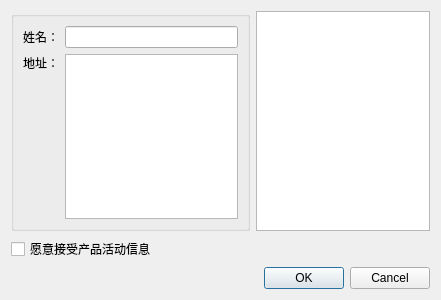
<?xml version="1.0" encoding="UTF-8"?>
<ui version="4.0">
 <class>OrderDialog</class>
 <widget class="QDialog" name="OrderDialog">
  <property name="geometry">
   <rect>
    <x>0</x>
    <y>0</y>
    <width>441</width>
    <height>300</height>
   </rect>
  </property>
  <property name="windowTitle">
   <string>Dialog</string>
  </property>
  <layout class="QGridLayout" name="gridLayout_2">
   <item row="0" column="0">
    <widget class="QGroupBox" name="groupBox">
     <property name="title">
      <string/>
     </property>
     <layout class="QGridLayout" name="gridLayout">
      <item row="1" column="1" rowspan="2">
       <widget class="QTextEdit" name="textEditAddress"/>
      </item>
      <item row="2" column="0">
       <spacer name="verticalSpacer">
        <property name="orientation">
         <enum>Qt::Vertical</enum>
        </property>
        <property name="sizeHint" stdset="0">
         <size>
          <width>20</width>
          <height>178</height>
         </size>
        </property>
       </spacer>
      </item>
      <item row="0" column="0">
       <widget class="QLabel" name="label">
        <property name="text">
         <string>姓名：</string>
        </property>
       </widget>
      </item>
      <item row="1" column="0">
       <widget class="QLabel" name="label_2">
        <property name="text">
         <string>地址：</string>
        </property>
       </widget>
      </item>
      <item row="0" column="1">
       <widget class="QLineEdit" name="lineEditName"/>
      </item>
     </layout>
    </widget>
   </item>
   <item row="0" column="1">
    <widget class="QTableWidget" name="tableWidget"/>
   </item>
   <item row="1" column="0">
    <widget class="QCheckBox" name="checkBox">
     <property name="text">
      <string>愿意接受产品活动信息</string>
     </property>
    </widget>
   </item>
   <item row="2" column="0" colspan="2">
    <widget class="QDialogButtonBox" name="buttonBox">
     <property name="orientation">
      <enum>Qt::Horizontal</enum>
     </property>
     <property name="standardButtons">
      <set>QDialogButtonBox::Cancel|QDialogButtonBox::Ok</set>
     </property>
    </widget>
   </item>
  </layout>
 </widget>
 <resources/>
 <connections>
  <connection>
   <sender>buttonBox</sender>
   <signal>accepted()</signal>
   <receiver>OrderDialog</receiver>
   <slot>accept()</slot>
   <hints>
    <hint type="sourcelabel">
     <x>248</x>
     <y>254</y>
    </hint>
    <hint type="destinationlabel">
     <x>157</x>
     <y>274</y>
    </hint>
   </hints>
  </connection>
  <connection>
   <sender>buttonBox</sender>
   <signal>rejected()</signal>
   <receiver>OrderDialog</receiver>
   <slot>reject()</slot>
   <hints>
    <hint type="sourcelabel">
     <x>316</x>
     <y>260</y>
    </hint>
    <hint type="destinationlabel">
     <x>286</x>
     <y>274</y>
    </hint>
   </hints>
  </connection>
 </connections>
</ui>
